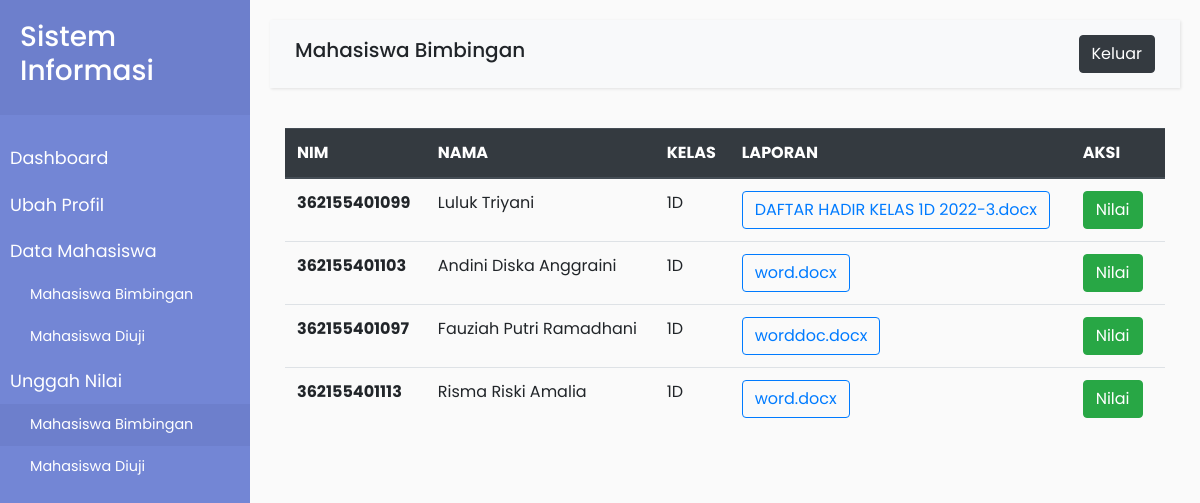
Page /nilai-bimbingan.php (signed in) on the committed database.
### tables this page shows
CREATE TABLE `mahasiswa` (
  `id` int(11) NOT NULL,
  `nama` varchar(45) NOT NULL,
  `nim` varchar(45) NOT NULL,
  `kelas` varchar(45) NOT NULL,
  `email` varchar(45) NOT NULL,
  `alamat` varchar(45) NOT NULL,
  `user_id` int(11) DEFAULT NULL,
  `anggota_kelompok_id` int(11) DEFAULT NULL
);

CREATE TABLE `pendaftaran_ujian_kp` (
  `id` int(11) NOT NULL,
  `laporan_kp` varchar(45) NOT NULL,
  `jadwal_ujian` varchar(45) DEFAULT NULL,
  `pendaftaran_kp_id` int(11) NOT NULL,
  `acc_ujian_id` int(11) DEFAULT NULL
);

### koneksi.php (called while the page is built, shortened)
<?php
	class Database {
		var $host = "localhost";
		var $uname = "root";
		var $pass = "";
		var $db = "db_web";
		function __construct()
		{
			$this->koneksi = mysqli_connect($this->host, $this->uname, $this->pass, $this->db);
		}
		public function nilai_bimbingan($id)
		{
			$data = mysqli_query($this->koneksi, "SELECT mahasiswa.nim,nama,kelas,laporan_kp,mahasiswa.anggota_kelompok_id,nilai.id,nilai.nilai_pembimbing_kp FROM mahasiswa JOIN anggota_kelompok ON mahasiswa.anggota_kelompok_id=anggota_kelompok.id JOIN pendaftaran_kp on anggota_kelompok.id=pendaftaran_kp.anggota_kelompok_id JOIN pendaftaran_ujian_kp on pendaftaran_kp.id=pendaftaran_ujian_kp.pendaftaran_kp_id JOIN nilai on pendaftaran_ujian_kp.id=nilai.pendaftaran_ujian_kp_id WHERE dosen_id='$id' AND nama_anggota IS NOT NULL");
			return $data;
		}
	}
?>

### nilai-bimbingan.php (the view, shortened to what this page needs)
<?php
include 'koneksi.php';
$db = new Database();
$id = $_SESSION['id'];
$mahasiswa = $db->nilai_bimbingan($id);
?>
<!DOCTYPE html>
<html>
<head>
    <link rel="stylesheet" href="assets/css/bootstrap.css">
    <link rel="stylesheet" href="assets/css/style.css">
</head>
<body>
    <div class="wrapper">
        <nav id="sidebar">
            <div class="sidebar-header">
                <h3>Sistem Informasi</h3>
            </div>
            <ul class="list-unstyled components">
                <li>
                    <a href="dashboard-dosen.php">Dashboard</a>
                </li>
                <li>
                    <a href="profil-dosen.php">Ubah Profil</a>
                </li>
                <li>
                    <a>Data Mahasiswa</a>
                    <ul class="list-unstyled" id="homeSubmenu">
                        <li>
                            <a href="mhs-bimbingan.php">Mahasiswa Bimbingan</a>
                        </li>
                        <li>
                            <a href="mhs-uji.php">Mahasiswa Diuji</a>
                        </li>
                    </ul>
                </li>
                <li>
                    <a>Unggah Nilai</a>
                    <ul class="list-unstyled" id="homeSubmenu">
                        <li class="active">
                            <a href="nilai-bimbingan.php">Mahasiswa Bimbingan</a>
                        </li>
                        <li>
                            <a href="nilai-uji.php">Mahasiswa Diuji</a>
                        </li>
                    </ul>
                </li>
            </ul>
        </nav>
        <div id="content">
            <nav class="navbar navbar-expand-lg navbar-light bg-light">
                <div class="container-fluid">
                    <h5>Mahasiswa Bimbingan</h5>
                    <a href="logout.php" class="btn btn-dark">Keluar</a>
            </nav>
            <div class="container">
                <table class="table">
                    <thead class="thead-dark">
                        <tr>
                            <th scope="col">NIM</th>
                            <th scope="col">NAMA</th>
                            <th scope="col">KELAS</th>
                            <th scope="col">LAPORAN</th>
                            <th scope="col">AKSI</th>
                        </tr>
                    </thead>
                    <tbody>
                        <?php foreach ($mahasiswa as $mhs) { ?>
                        <tr>
                            <th scope="row"><?php echo $mhs['nim']; ?></th>
                            <td><?php echo $mhs['nama']; ?></td>
                            <td><?php echo $mhs['kelas']; ?></td>
                            <td>
                                <a href="file/<?php echo $mhs['laporan_kp']; ?>" class="btn btn-outline-primary">
                                <?php echo $mhs['laporan_kp']; ?>
                                </a>
                            </td>
                            <td>
                                <button type="button" class="btn btn-success mr-2" data-toggle="modal" data-target="#nilai<?php echo $mhs["id"] ?>">Nilai</button>
                            </td>
                        </tr>
                        <?php } ?>
                    </tbody>
                </table>
            </div>
        </div>
    </div>
</body>
</html>

### assets/css/style.css (style rules this page uses)
body { font-family: 'Poppins', sans-serif; background: #fafafa; }
a, a:hover, a:focus { color: inherit; text-decoration: none; transition: all 0.3s; }
.navbar { padding: 15px 10px; background: #fff; border: none; border-radius: 0; margin-bottom: 40px; box-shadow: 1px 1px 3px rgba(0, 0, 0, 0.1); }
.wrapper { display: flex; width: 100%; align-items: stretch; }
#sidebar { min-width: 250px; max-width: 250px; background: #7386D5; color: #fff; transition: all 0.3s; }
#sidebar .sidebar-header { padding: 20px; background: #6d7fcc; }
#sidebar ul.components { padding: 20px 0; }
#sidebar ul li a { padding: 10px; font-size: 1.1em; display: block; }
nav .active { color: #fff; background: #6d7fcc; }
ul ul a { font-size: 0.9em !important; padding-left: 30px !important; }
#content { width: 100%; padding: 20px; min-height: 100vh; transition: all 0.3s; }

### rows in the picture
mahasiswa: nim "362155401099", nama "Luluk Triyani", kelas "1D", pendaftaran_ujian_kp.laporan_kp "DAFTAR HADIR KELAS 1D 2022-3.docx"
mahasiswa: nim "362155401103", nama "Andini Diska Anggraini", kelas "1D", pendaftaran_ujian_kp.laporan_kp "word.docx"
mahasiswa: nim "362155401097", nama "Fauziah Putri Ramadhani", kelas "1D", pendaftaran_ujian_kp.laporan_kp "worddoc.docx"
mahasiswa: nim "362155401113", nama "Risma Riski Amalia", kelas "1D", pendaftaran_ujian_kp.laporan_kp "word.docx"
